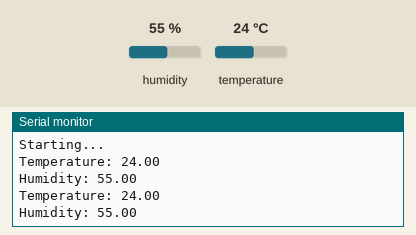
Simulated run of this sketch. Board: ESP8266 (NodeMCU). On the bench: the last lines printed to the serial monitor. The test bench sets the inputs (shaded band); at power-on: humidity 55 %, temperature 24 °C.

Above: at 3.8 s.
3.9 s: humidity set to 22 %
At 6.7 s:
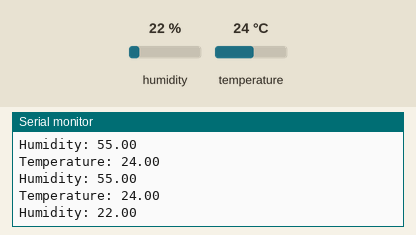
7.8 s: temperature set to 12 °C
At 10.3 s:
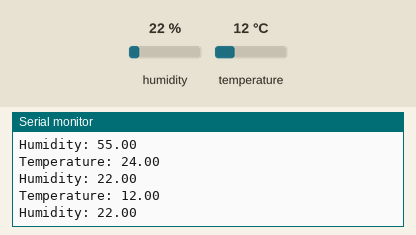
11.7 s: humidity set to 40 %
At 12.8 s:
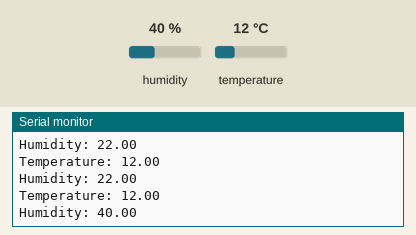
Timing chart, 0 to 14.7 s (numbered marks = the images above; inputs shaded):
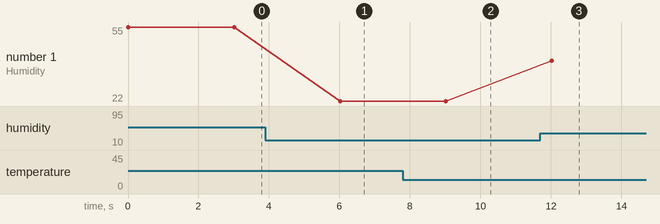

The sketch:

3.3-DHT.ino
```cpp
#include <DHT.h>  //Adafruit DHT22 1.3.4 + Adafuit Unified Sensor 1.0.3
#define DHTTYPE DHT22          //Define sensor type
#define DHTPIN D4              // Define sensor pin

DHT dht(DHTPIN, DHTTYPE);   //Initialize DHT sensor

void setup(){
    dht.begin();
    Serial.begin(9600);
    Serial.println("Starting...");
}

void loop(){
    float humid = dht.readHumidity(); //อ่านค่าความชื้นจาก DHT
    float temp = dht.readTemperature(); //อ่านค่าอุณหภูมิจาก DHT
    if (isnan(humid) || isnan(temp)) { //ตรวจสอบค่าที่อ่านได้ว่าเป็น NaN หรือไม่
      Serial.println("Failed to read from DHT sensor!");
    }else{
      Serial.print("Temperature: ");Serial.println(temp);
      Serial.print("Humidity: ");Serial.println(humid);
    }
    delay(3000);
}
```

Measured:
- after the input at 3.9 s, the serial monitor: prints a new line after 2.1 s (image 1)
- after the input at 7.8 s, the serial monitor: prints a new line after 1.2 s (image 2)
- after the input at 11.7 s, the serial monitor: prints a new line after 0.33 s (image 3)
- plotted number 1: 55 → 22 after the input at 3.9 s, 22 → 40 after the input at 11.7 s
